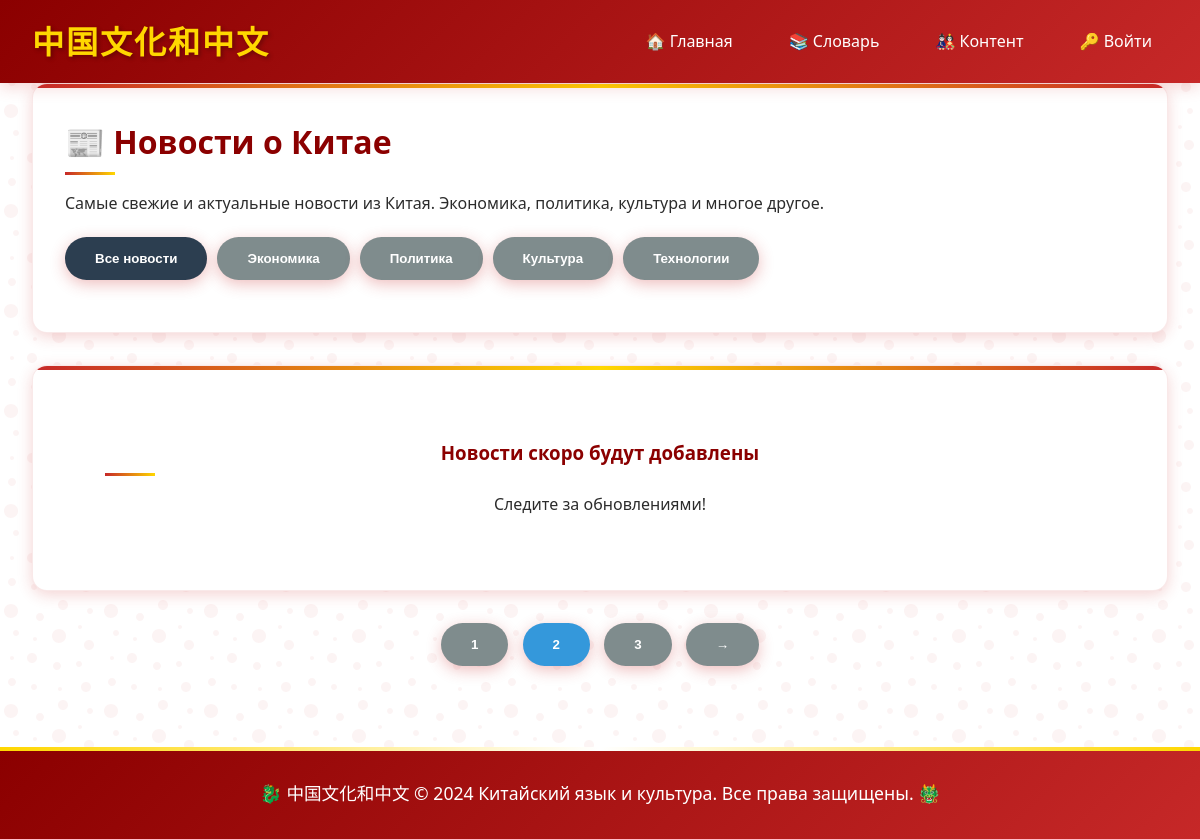
/content/news/, run on an earlier commit of the app's database.
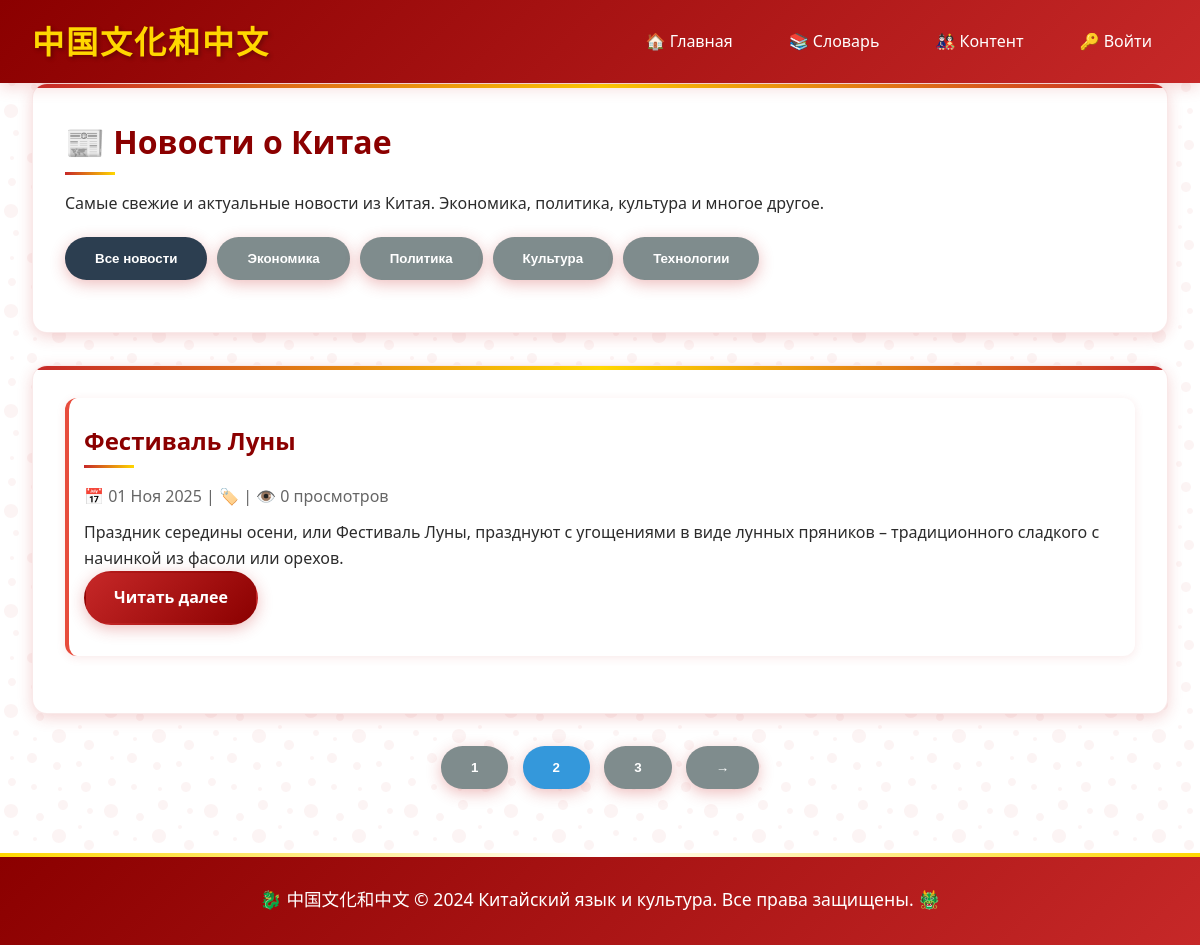
And on a later commit of the database.
### apps/content/models.py (models this page shows, shortened)
class Article(models.Model):
    CONTENT_TYPES = [
        ('news', 'Новости'),
        ('article', 'Статья'),
        ('meme', 'Мем'),
    ]
    title = models.CharField(max_length=200, verbose_name="Заголовок")
    content = models.TextField(verbose_name="Содержание")
    content_type = models.CharField(
        max_length=20,
        choices=CONTENT_TYPES,
        default='article'
    )
    category = models.ForeignKey(
        Category,
        on_delete=models.CASCADE,
        null=True,
        blank=True
    )
    image = models.ImageField(upload_to='content/', blank=True, null=True)
    author = models.ForeignKey(
        User,
        on_delete=models.CASCADE,
        default=1
    )
    created_at = models.DateTimeField(auto_now_add=True)
    updated_at = models.DateTimeField(auto_now=True)
    is_published = models.BooleanField(default=True)
    views = models.IntegerField(default=0)
    class Meta:
        verbose_name = "Статья"
        verbose_name_plural = "Статьи"
        ordering = ['-created_at']

### apps/content/views.py (the view)
# urls.py: path('news/', views.news_list, name='news_list'),
def news_list(request):
    news = Article.objects.filter(
        content_type='news',
        is_published=True
    ).order_by('-created_at')
    return render(request, 'content/news_list.html', {
        'news': news
    })

### templates/content/news_list.html (shortened to what this page needs)
{% extends 'base.html' %}
{% block content %}
<div class="card">
    <h1>📰 Новости о Китае</h1>
    <p>Самые свежие и актуальные новости из Китая. Экономика, политика, культура и многое другое.</p>
    <div style="display: flex; gap: 10px; margin: 20px 0; flex-wrap: wrap;">
        <button class="btn" style="background: #2c3e50;">Все новости</button>
        <button class="btn" style="background: #7f8c8d;">Экономика</button>
        <button class="btn" style="background: #7f8c8d;">Политика</button>
        <button class="btn" style="background: #7f8c8d;">Культура</button>
        <button class="btn" style="background: #7f8c8d;">Технологии</button>
    </div>
</div>
<div class="card">
    {% for news_item in news %}
    <div class="news-item" style="border-left: 4px solid #e74c3c; padding-left: 15px; margin-bottom: 25px;">
        <h2>{{ news_item.title }}</h2>
        <p style="color: #666; margin: 10px 0;">
            📅 {{ news_item.created_at|date:"d M Y" }} |
            🏷️ {{ news_item.category.name }} |
            👁️ {{ news_item.views }} просмотров
        </p>
        <p>{{ news_item.content|truncatewords:50 }}</p>
        <a href="{% url 'content:article_detail' news_item.id %}" class="btn">Читать далее</a>
    </div>
    {% empty %}
    <div style="text-align: center; padding: 40px;">
        <h3>Новости скоро будут добавлены</h3>
        <p>Следите за обновлениями!</p>
    </div>
    {% endfor %}
</div>
<div style="text-align: center; margin-top: 30px;">
    <button class="btn" style="background: #7f8c8d; margin: 0 5px;">1</button>
    <button class="btn" style="background: #3498db; margin: 0 5px;">2</button>
    <button class="btn" style="background: #7f8c8d; margin: 0 5px;">3</button>
    <button class="btn" style="background: #7f8c8d; margin: 0 5px;">→</button>
</div>
{% endblock %}

What changed in the data, as far as the page shows it:
added Article: title "Фестиваль Луны", created_at "01 Ноя 2025", views "0", content "Праздник середины осени, или Фестиваль Луны, празднуют с угощениями в виде лунных пряников – традиционного сладкого с начинкой из фасоли или орехов."
Also different on the page:
text no longer shown: "Новости скоро будут добавлены Следите за обновлениями!"
